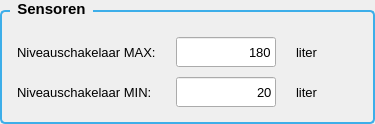
                    <widget class="QGroupBox" name="groupBox_sensors">
                     <property name="font">
                      <font>
                       <pointsize>11</pointsize>
                       <weight>75</weight>
                       <bold>true</bold>
                      </font>
                     </property>
                     <property name="styleSheet">
                      <string notr="true">
                                    QGroupBox {
                                      border: 2px solid #3daee9;
                                      border-radius: 5px;
                                      margin-top: 10px;
                                      padding-top: 10px;
                                    }
                                    QGroupBox::title {
                                      subcontrol-origin: margin;
                                      left: 10px;
                                      padding: 0 5px 0 5px;
                                    }
                                  </string>
                     </property>
                     <property name="title">
                      <string>Sensoren</string>
                     </property>
                     <layout class="QGridLayout" name="gridLayout_sensors">
                      <property name="leftMargin">
                       <number>15</number>
                      </property>
                      <property name="topMargin">
                       <number>15</number>
                      </property>
                      <property name="rightMargin">
                       <number>15</number>
                      </property>
                      <property name="bottomMargin">
                       <number>15</number>
                      </property>
                      <property name="horizontalSpacing">
                       <number>20</number>
                      </property>
                      <property name="verticalSpacing">
                       <number>10</number>
                      </property>
                      <item row="0" column="0">
                       <widget class="QLabel" name="label_levelMax">
                        <property name="font">
                         <font>
                          <pointsize>10</pointsize>
                          <weight>50</weight>
                          <bold>false</bold>
                         </font>
                        </property>
                        <property name="text">
                         <string>Niveauschakelaar MAX:</string>
                        </property>
                       </widget>
                      </item>
                      <item row="0" column="1">
                       <widget class="QLineEdit" name="levelSwitchMaxHeightEntry">
                        <property name="minimumSize">
                         <size>
                          <width>100</width>
                          <height>30</height>
                         </size>
                        </property>
                        <property name="maximumSize">
                         <size>
                          <width>100</width>
                          <height>30</height>
                         </size>
                        </property>
                        <property name="font">
                         <font>
                          <pointsize>10</pointsize>
                         </font>
                        </property>
                        <property name="text">
                         <string>180</string>
                        </property>
                        <property name="alignment">
                         <set>Qt::AlignRight|Qt::AlignTrailing|Qt::AlignVCenter</set>
                        </property>
                       </widget>
                      </item>
                      <item row="0" column="2">
                       <widget class="QLabel" name="label_levelMaxUnit">
                        <property name="font">
                         <font>
                          <pointsize>10</pointsize>
                         </font>
                        </property>
                        <property name="text">
                         <string>liter</string>
                        </property>
                       </widget>
                      </item>
                      <item row="1" column="0">
                       <widget class="QLabel" name="label_levelMin">
                        <property name="font">
                         <font>
                          <pointsize>10</pointsize>
                          <weight>50</weight>
                          <bold>false</bold>
                         </font>
                        </property>
                        <property name="text">
                         <string>Niveauschakelaar MIN:</string>
                        </property>
                       </widget>
                      </item>
                      <item row="1" column="1">
                       <widget class="QLineEdit" name="levelSwitchMinHeightEntry">
                        <property name="minimumSize">
                         <size>
                          <width>100</width>
                          <height>30</height>
                         </size>
                        </property>
                        <property name="maximumSize">
                         <size>
                          <width>100</width>
                          <height>30</height>
                         </size>
                        </property>
                        <property name="font">
                         <font>
                          <pointsize>10</pointsize>
                         </font>
                        </property>
                        <property name="text">
                         <string>20</string>
                        </property>
                        <property name="alignment">
                         <set>Qt::AlignRight|Qt::AlignTrailing|Qt::AlignVCenter</set>
                        </property>
                       </widget>
                      </item>
                      <item row="1" column="2">
                       <widget class="QLabel" name="label_levelMinUnit">
                        <property name="font">
                         <font>
                          <pointsize>10</pointsize>
                         </font>
                        </property>
                        <property name="text">
                         <string>liter</string>
                        </property>
                       </widget>
                      </item>
                      <item row="0" column="3">
                       <spacer name="horizontalSpacer_sensors">
                        <property name="orientation">
                         <enum>Qt::Horizontal</enum>
                        </property>
                        <property name="sizeHint" stdset="0">
                         <size>
                          <width>40</width>
                          <height>20</height>
                         </size>
                        </property>
                       </spacer>
                      </item>
                     </layout>
                    </widget>
